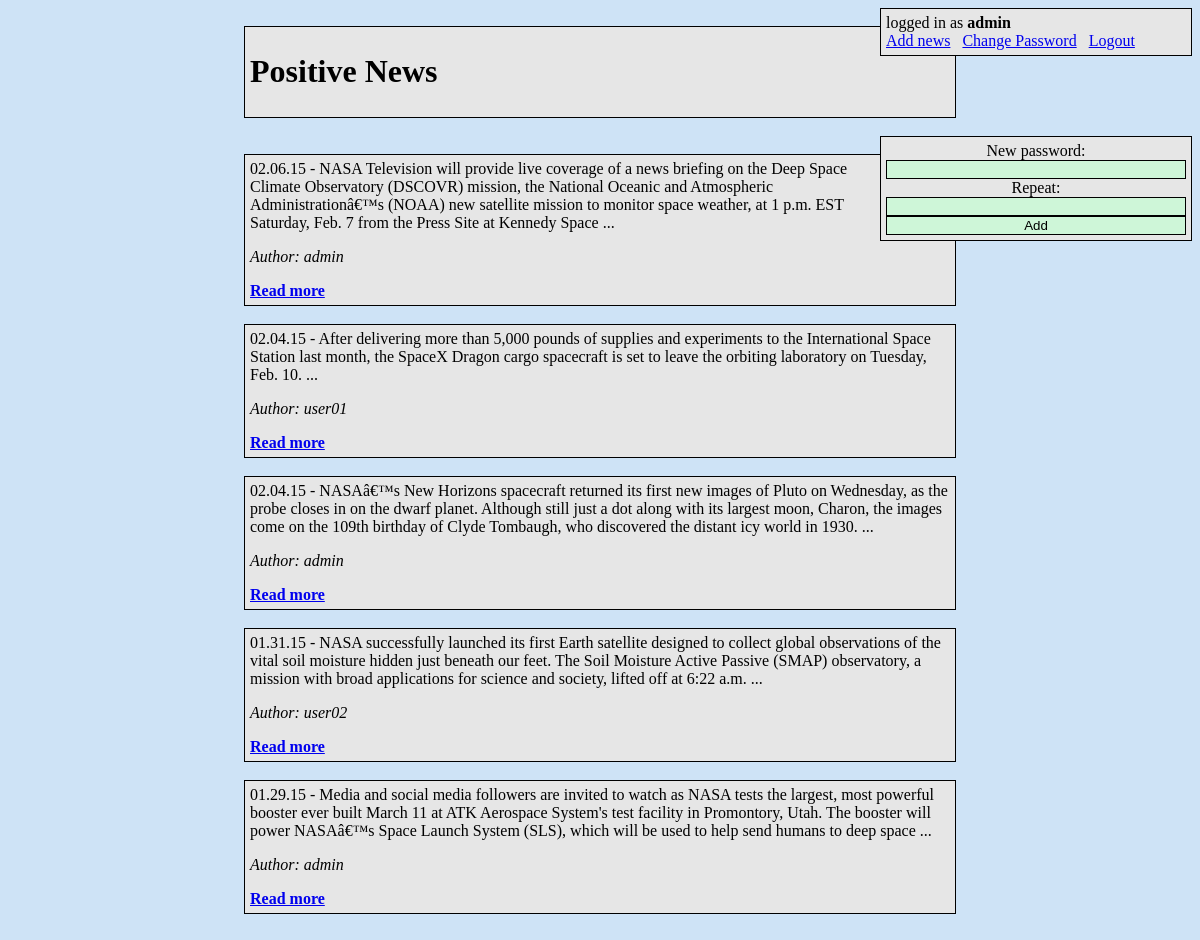
/index.php?action=change_password (signed in), run on the app's committed database.
### tables this page shows
CREATE TABLE `news` (
  `id` int(11) NOT NULL AUTO_INCREMENT,
  `small_text` text,
  `full_text` text,
  `author` varchar(255) DEFAULT NULL,
  PRIMARY KEY (`id`)
);

### index.php (the view, shortened to what this page needs)
<?php
$db_link = mysqli_connect('mysql', 'root', 'root', 'newsdb');
mysqli_query($db_link, "SET NAMES utf8");
?>
<html>
<head>
</head>
<body bgcolor="#CEE3F6">
<?php
$auth = false;
if(isset($_COOKIE["login"])&&($_COOKIE["login"])) {
        $auth = true;
}
if(!$auth) {
    echo("<div class=\"content\"><form action=\"index.php\" method=\"post\"><div class=\"input\">Login:<input type=\"text\" name=\"login\" ></div><div class=\"input\">Password:<input type=\"password\" name=\"password\"></div><br><input type=\"submit\" value=\"Enter\" class=\"button\"></form>");
    echo("</div>");
} else {
    echo("<div class=\"content\">");
	echo("logged in as <b>");
	echo($_COOKIE["login"]);
	echo("</b><br>");
    echo("<a href=\"index.php?action=add_news\">Add news</a>&nbsp;&nbsp;&nbsp;");
    echo("<a href=\"index.php?action=change_password\">Change Password</a>&nbsp;&nbsp;&nbsp;<a href=\"index.php?action=logout\">Logout</a></div><br>");
}
echo('<div class="logo"><h1>Positive News</h1></div><br>');
if(isset($_GET["action"])) {
    switch ($_GET["action"]) {
            case "change_password":
                echo("<div class=\"content\" align=\"center\"><form action=\"index.php?action=change_password\" method=\"post\">New password: <input type=\"text\" name=\"password\" class=\"input\"><br>Repeat: <input type=\"text\" name=\"password2\" class=\"input\"><br><input type=\"submit\" value=\"Add\" class=\"button\"></form></div>");
                break;
        }
}
echo("</div><br>");
if(isset($_GET["news_id"])or isset($id)) {
    if (!(isset ($id))) $id = $_GET["news_id"];
    $result = mysqli_query($db_link,"SELECT * FROM `news` WHERE `id` = {$id}");
    $row = mysqli_fetch_assoc($result);
    echo("<div class=\"news\"><a href=\"index.php\"><b>Back</b></a><br><br>{$row["full_text"]}<br><br>&nbsp;&nbsp;<a href=\"index.php?remove={$row["id"]}\" style=\"color:red\"><b>Clear comments</b></a></div><br>");
    echo("<div class=\"comment\" align=\"left\"><b>Add comment</b><br><form action=\"index.php?news_id={$id}\" method=\"post\">Name: <input type=\"text\" name=\"name\" class=\"input\"><br>Comment:<br><textarea name=\"comment\"></textarea><br><input type=\"submit\" value=\"Add\" class=\"button\"></form></div><br>");
    if(isset($_POST["comment"]) && isset($_POST["name"])) {
        $comment = mysqli_real_escape_string($db_link,$_POST["comment"]);
        $name = mysqli_real_escape_string($db_link,$_POST["name"]);
        mysqli_query($db_link,"INSERT INTO `comments` (`news_id`, `comment`, `name`) VALUES ('{$id}', '{$comment}', '{$name}');");
    }
    $result = mysqli_query($db_link,"SELECT * FROM `comments` WHERE `news_id` = '{$id}';");
    while($row = mysqli_fetch_assoc($result)) {
        echo("<div class=\"comment\">{$row["comment"]}<br><div align=\"right\">by <b>{$row["name"]}</b></div></div><br>");
    }
} else {
    $result = mysqli_query($db_link,"SELECT * FROM `news`;");
    while($row = mysqli_fetch_assoc($result)) {
        echo("<div class=\"news\">{$row["small_text"]} ...<br><p><i>Author: {$row["author"]}</i></p><a href=\"index.php?news_id={$row["id"]}\"><b>Read more</b></a></div><br>");
    }
}
?>
</body>
</html>

### index.php (style rules this page uses)
input { float: right; background: #CEF6D8; border: solid 1px black; }
.button { width: 100%; margin: auto; }
.input { float: left; width: 100%; }
.logo { width: 700px; background: #E6E6E6; margin: auto; padding: 5px; border: solid 1px black; }
.news { padding: 5px; width: 700px; background: #E6E6E6; margin: auto; border: solid 1px black; }
.content { padding: 5px; width: 300px; background: #E6E6E6; border: solid 1px black; float: right; top: 0px; }

### data on the page
news: small_text "02.06.15 - NASA Television will provide live coverage of a news briefing on the Deep Space Climate Observatory (DSCOVR) mission, the National Oceanic and Atmospheric Administrationâ€™s (NOAA) new satellite mission to monitor space weather, at 1 p.m. EST Saturday, Feb. 7 from the Press Site at Kennedy Space", author "admin"
news: small_text "02.04.15 - After delivering more than 5,000 pounds of supplies and experiments to the International Space Station last month, the SpaceX Dragon cargo spacecraft is set to leave the orbiting laboratory on Tuesday, Feb. 10.", author "user01"
news: small_text "02.04.15 - NASAâ€™s New Horizons spacecraft returned its first new images of Pluto on Wednesday, as the probe closes in on the dwarf planet. Although still just a dot along with its largest moon, Charon, the images come on the 109th birthday of Clyde Tombaugh, who discovered the distant icy world in 1930.", author "admin"
news: small_text "01.31.15 - NASA successfully launched its first Earth satellite designed to collect global observations of the vital soil moisture hidden just beneath our feet. The Soil Moisture Active Passive (SMAP) observatory, a mission with broad applications for science and society, lifted off at 6:22 a.m.", author "user02"
news: small_text "01.29.15 - Media and social media followers are invited to watch as NASA tests the largest, most powerful booster ever built March 11 at ATK Aerospace System's test facility in Promontory, Utah. The booster will power NASAâ€™s Space Launch System (SLS), which will be used to help send humans to deep space", author "admin"

### other printed values
$_COOKIE["login"] "admin"
